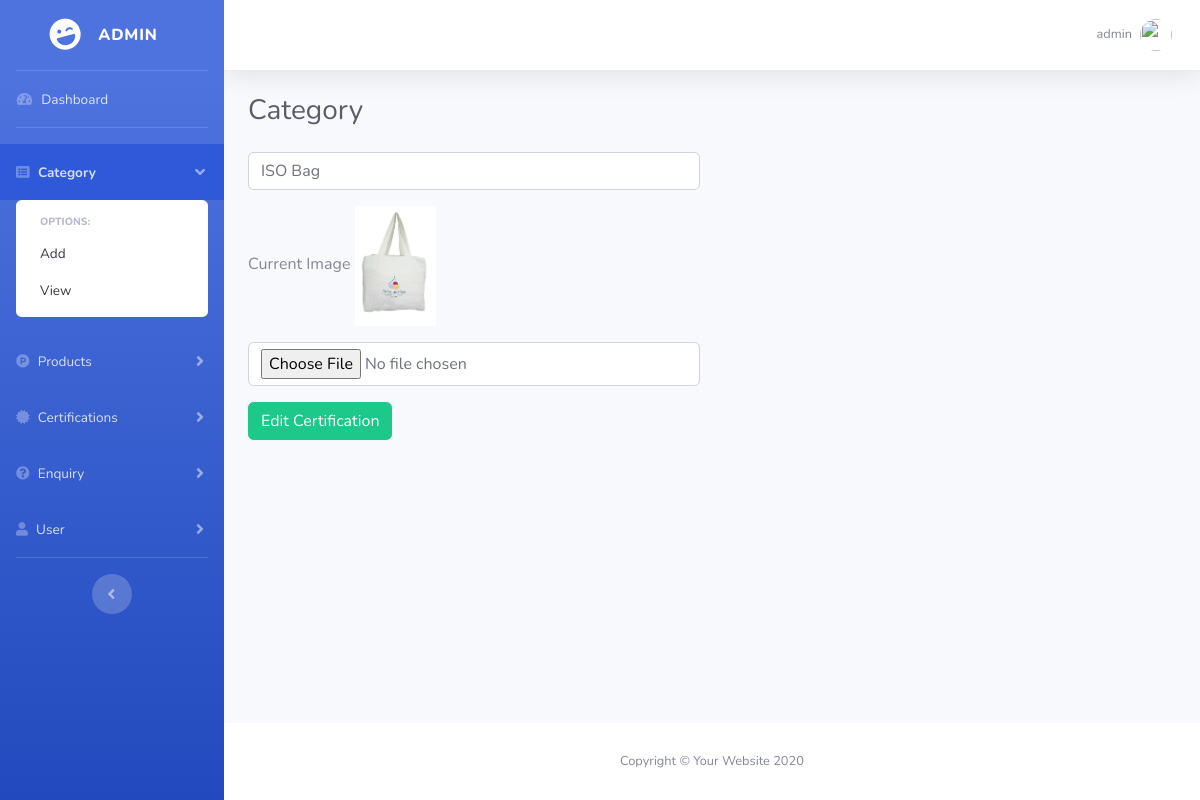
The app's page /admin/categories.php?source=edit_category&p_id=1 (signed in), older data.
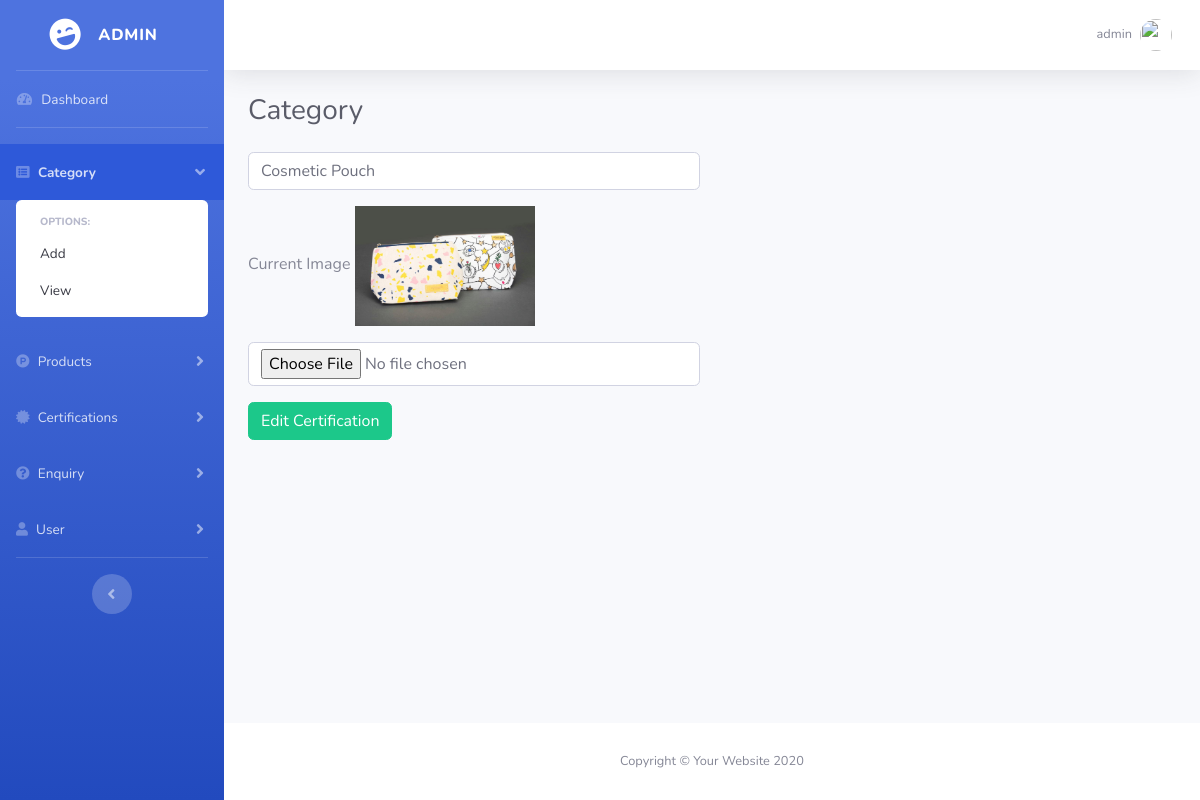
The same page, newer data.
### tables this page shows
CREATE TABLE `categories` (
  `id` int(11) NOT NULL,
  `category_name` varchar(255) NOT NULL,
  `category_image` text NOT NULL,
  `created_at` timestamp NOT NULL DEFAULT CURRENT_TIMESTAMP ON UPDATE CURRENT_TIMESTAMP,
  `deleted_at` timestamp NOT NULL DEFAULT '0000-00-00 00:00:00',
  `updated_at` timestamp NOT NULL DEFAULT '0000-00-00 00:00:00'
);

### admin/includes/category/edit-category.php (the view, shortened to what this page needs)
<?php
    if( isset( $_GET['p_id'] ) ) {
        $edit_category_id = $_GET['p_id'];
        $query = "SELECT * FROM categories WHERE id = $edit_category_id";
        $edit_category_query = mysqli_query($connection, $query);
        if( $row = mysqli_fetch_assoc($edit_category_query) ){
            $category_name = $row['category_name'];
            $category_image = $row['category_image'];
        }
    }
?>
<div class="row">
<div class="col-md-6">
    <form  method="post" enctype="multipart/form-data">
        <div class="form-group">
            <input type="text" id="category_name" class="form-control" value="<?php echo $category_name ?>" required>
        </div>
       <div class="form-group">
           <label>Current Image</label>
            <?php
                if($category_image == "")
                    echo "<h4>No Image Set</h4";
                else
                    echo "<img src = 'images/categories/$category_image' alt = 'Certificate Image' height = '120px'> ";
            ?>
        </div>
        <div class="form-group">
            <input type="file" id="category_image" class="form-control">
        </div>
        <div class="form-group">
            <button type="button" id="edit_category" class="btn btn-success">
            Edit Certification</button>
        </div>
    </form>
</div>
</div>

Row changes from the older to the newer data that the page shows:
changed categories: category_name "ISO Bag" → "Cosmetic Pouch"; category_image: a different picture
